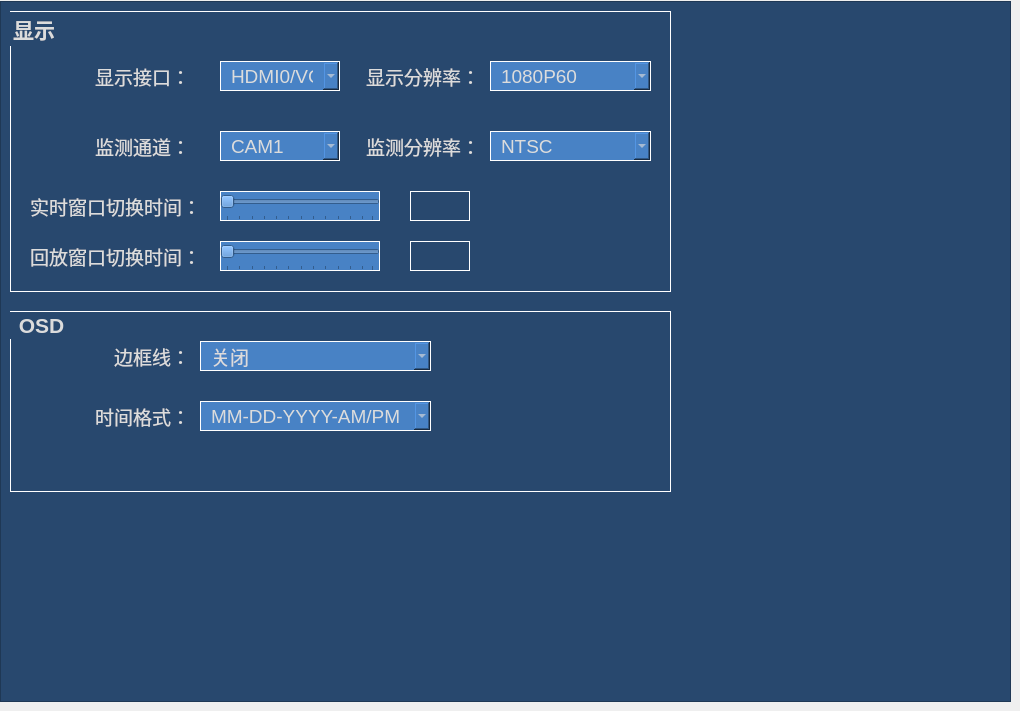
   <widget class="QWidget" name="tab_display">
    <attribute name="title">
     <string>显示</string>
    </attribute>
    <widget class="QFrame" name="frame">
     <property name="geometry">
      <rect>
       <x>0</x>
       <y>1</y>
       <width>1011</width>
       <height>701</height>
      </rect>
     </property>
     <property name="styleSheet">
      <string notr="true">background: rgb(40, 72, 110);
color: rgb(220, 220, 220);</string>
     </property>
     <property name="frameShape">
      <enum>QFrame::StyledPanel</enum>
     </property>
     <property name="frameShadow">
      <enum>QFrame::Raised</enum>
     </property>
     <widget class="QGroupBox" name="outputdevicegroupBox">
      <property name="geometry">
       <rect>
        <x>10</x>
        <y>10</y>
        <width>661</width>
        <height>281</height>
       </rect>
      </property>
      <property name="font">
       <font>
        <family>Tahoma</family>
        <pointsize>16</pointsize>
        <weight>75</weight>
        <bold>true</bold>
       </font>
      </property>
      <property name="contextMenuPolicy">
       <enum>Qt::NoContextMenu</enum>
      </property>
      <property name="styleSheet">
       <string notr="true">background: transparent;
border: 1 solid rgb(255,255,255);</string>
      </property>
      <property name="title">
       <string>显示</string>
      </property>
      <property name="checkable">
       <bool>false</bool>
      </property>
      <widget class="QSlider" name="subsequenceintervalslider">
       <property name="geometry">
        <rect>
         <x>210</x>
         <y>230</y>
         <width>160</width>
         <height>30</height>
        </rect>
       </property>
       <property name="font">
        <font>
         <family>Tahoma</family>
         <pointsize>14</pointsize>
        </font>
       </property>
       <property name="cursor">
        <cursorShape>PointingHandCursor</cursorShape>
       </property>
       <property name="contextMenuPolicy">
        <enum>Qt::NoContextMenu</enum>
       </property>
       <property name="styleSheet">
        <string notr="true">background: rgb(72, 130, 197);
color: rgb(220, 220, 220);
padding-left: 10; padding-right:10;</string>
       </property>
       <property name="minimum">
        <number>1</number>
       </property>
       <property name="maximum">
        <number>60</number>
       </property>
       <property name="orientation">
        <enum>Qt::Horizontal</enum>
       </property>
       <property name="invertedControls">
        <bool>false</bool>
       </property>
       <property name="tickPosition">
        <enum>QSlider::TicksBelow</enum>
       </property>
       <property name="tickInterval">
        <number>5</number>
       </property>
      </widget>
      <widget class="QSlider" name="sequenceintervalslider">
       <property name="geometry">
        <rect>
         <x>210</x>
         <y>180</y>
         <width>160</width>
         <height>30</height>
        </rect>
       </property>
       <property name="font">
        <font>
         <family>Tahoma</family>
         <pointsize>14</pointsize>
        </font>
       </property>
       <property name="cursor">
        <cursorShape>PointingHandCursor</cursorShape>
       </property>
       <property name="contextMenuPolicy">
        <enum>Qt::NoContextMenu</enum>
       </property>
       <property name="styleSheet">
        <string notr="true">background: rgb(72, 130, 197);
color: rgb(220, 220, 220);
padding-left: 10; padding-right:10;</string>
       </property>
       <property name="minimum">
        <number>1</number>
       </property>
       <property name="maximum">
        <number>60</number>
       </property>
       <property name="orientation">
        <enum>Qt::Horizontal</enum>
       </property>
       <property name="invertedControls">
        <bool>false</bool>
       </property>
       <property name="tickPosition">
        <enum>QSlider::TicksBelow</enum>
       </property>
       <property name="tickInterval">
        <number>5</number>
       </property>
      </widget>
      <widget class="QLabel" name="sequenceintervallabel">
       <property name="geometry">
        <rect>
         <x>20</x>
         <y>180</y>
         <width>171</width>
         <height>30</height>
        </rect>
       </property>
       <property name="font">
        <font>
         <family>Tahoma</family>
         <pointsize>14</pointsize>
        </font>
       </property>
       <property name="contextMenuPolicy">
        <enum>Qt::NoContextMenu</enum>
       </property>
       <property name="styleSheet">
        <string notr="true">background: transparent;
border: 0;</string>
       </property>
       <property name="text">
        <string>实时窗口切换时间：</string>
       </property>
       <property name="alignment">
        <set>Qt::AlignRight|Qt::AlignTrailing|Qt::AlignVCenter</set>
       </property>
      </widget>
      <widget class="QLabel" name="outputselectlabel">
       <property name="geometry">
        <rect>
         <x>30</x>
         <y>50</y>
         <width>150</width>
         <height>30</height>
        </rect>
       </property>
       <property name="font">
        <font>
         <family>Tahoma</family>
         <pointsize>14</pointsize>
        </font>
       </property>
       <property name="contextMenuPolicy">
        <enum>Qt::NoContextMenu</enum>
       </property>
       <property name="styleSheet">
        <string notr="true">background: transparent;
border: 0;</string>
       </property>
       <property name="text">
        <string>显示接口：</string>
       </property>
       <property name="alignment">
        <set>Qt::AlignRight|Qt::AlignTrailing|Qt::AlignVCenter</set>
       </property>
      </widget>
      <widget class="QLabel" name="subsequenceintervalvalue">
       <property name="geometry">
        <rect>
         <x>400</x>
         <y>230</y>
         <width>60</width>
         <height>30</height>
        </rect>
       </property>
       <property name="font">
        <font>
         <family>Tahoma</family>
         <pointsize>14</pointsize>
        </font>
       </property>
       <property name="contextMenuPolicy">
        <enum>Qt::NoContextMenu</enum>
       </property>
       <property name="styleSheet">
        <string notr="true">background-color: transparent;</string>
       </property>
       <property name="frameShape">
        <enum>QFrame::Panel</enum>
       </property>
       <property name="text">
        <string/>
       </property>
       <property name="alignment">
        <set>Qt::AlignCenter</set>
       </property>
      </widget>
      <widget class="QComboBox" name="outputselectcomboBox">
       <property name="enabled">
        <bool>true</bool>
       </property>
       <property name="geometry">
        <rect>
         <x>210</x>
         <y>50</y>
         <width>120</width>
         <height>30</height>
        </rect>
       </property>
       <property name="font">
        <font>
         <family>Tahoma</family>
         <pointsize>14</pointsize>
        </font>
       </property>
       <property name="cursor">
        <cursorShape>PointingHandCursor</cursorShape>
       </property>
       <property name="contextMenuPolicy">
        <enum>Qt::NoContextMenu</enum>
       </property>
       <property name="styleSheet">
        <string notr="true">background: rgb(72, 130, 197);
color: rgb(220, 220, 220);
padding-left: 10; padding-right:10;</string>
       </property>
       <property name="insertPolicy">
        <enum>QComboBox::NoInsert</enum>
       </property>
       <item>
        <property name="text">
         <string>HDMI0/VGA</string>
        </property>
       </item>
       <item>
        <property name="text">
         <string>HDMI1</string>
        </property>
       </item>
      </widget>
      <widget class="QLabel" name="subsequenceintervallabel">
       <property name="geometry">
        <rect>
         <x>20</x>
         <y>230</y>
         <width>171</width>
         <height>30</height>
        </rect>
       </property>
       <property name="font">
        <font>
         <family>Tahoma</family>
         <pointsize>14</pointsize>
        </font>
       </property>
       <property name="contextMenuPolicy">
        <enum>Qt::NoContextMenu</enum>
       </property>
       <property name="styleSheet">
        <string notr="true">background: transparent;
border: 0;</string>
       </property>
       <property name="text">
        <string>回放窗口切换时间：</string>
       </property>
       <property name="alignment">
        <set>Qt::AlignRight|Qt::AlignTrailing|Qt::AlignVCenter</set>
       </property>
      </widget>
      <widget class="QLabel" name="sequenceintervalvalue">
       <property name="geometry">
        <rect>
         <x>400</x>
         <y>180</y>
         <width>60</width>
         <height>30</height>
        </rect>
       </property>
       <property name="font">
        <font>
         <family>Tahoma</family>
         <pointsize>14</pointsize>
        </font>
       </property>
       <property name="contextMenuPolicy">
        <enum>Qt::NoContextMenu</enum>
       </property>
       <property name="styleSheet">
        <string notr="true">background-color: transparent;</string>
       </property>
       <property name="frameShape">
        <enum>QFrame::Panel</enum>
       </property>
       <property name="text">
        <string/>
       </property>
       <property name="alignment">
        <set>Qt::AlignCenter</set>
       </property>
      </widget>
      <widget class="QComboBox" name="resolutionselectcomboBox">
       <property name="enabled">
        <bool>true</bool>
       </property>
       <property name="geometry">
        <rect>
         <x>480</x>
         <y>50</y>
         <width>161</width>
         <height>30</height>
        </rect>
       </property>
       <property name="font">
        <font>
         <family>Tahoma</family>
         <pointsize>14</pointsize>
        </font>
       </property>
       <property name="cursor">
        <cursorShape>PointingHandCursor</cursorShape>
       </property>
       <property name="contextMenuPolicy">
        <enum>Qt::NoContextMenu</enum>
       </property>
       <property name="styleSheet">
        <string notr="true">background: rgb(72, 130, 197);
color: rgb(220, 220, 220);
padding-left: 10; padding-right:10;</string>
       </property>
       <property name="currentIndex">
        <number>0</number>
       </property>
       <property name="insertPolicy">
        <enum>QComboBox::NoInsert</enum>
       </property>
       <item>
        <property name="text">
         <string>1080P60</string>
        </property>
       </item>
       <item>
        <property name="text">
         <string>720P60</string>
        </property>
       </item>
       <item>
        <property name="text">
         <string>SXGA60</string>
        </property>
       </item>
       <item>
        <property name="text">
         <string>XGA60</string>
        </property>
       </item>
       <item>
        <property name="text">
         <string>1080P50</string>
        </property>
       </item>
       <item>
        <property name="text">
         <string>480P</string>
        </property>
       </item>
       <item>
        <property name="text">
         <string>576P</string>
        </property>
       </item>
      </widget>
      <widget class="QLabel" name="resolutionselectlabel">
       <property name="geometry">
        <rect>
         <x>330</x>
         <y>50</y>
         <width>140</width>
         <height>30</height>
        </rect>
       </property>
       <property name="font">
        <font>
         <family>Tahoma</family>
         <pointsize>14</pointsize>
        </font>
       </property>
       <property name="contextMenuPolicy">
        <enum>Qt::NoContextMenu</enum>
       </property>
       <property name="styleSheet">
        <string notr="true">background: transparent;
border: 0;</string>
       </property>
       <property name="text">
        <string>显示分辨率：</string>
       </property>
       <property name="alignment">
        <set>Qt::AlignRight|Qt::AlignTrailing|Qt::AlignVCenter</set>
       </property>
      </widget>
      <widget class="QComboBox" name="spotresolutionselectcomboBox">
       <property name="enabled">
        <bool>true</bool>
       </property>
       <property name="geometry">
        <rect>
         <x>480</x>
         <y>120</y>
         <width>161</width>
         <height>30</height>
        </rect>
       </property>
       <property name="font">
        <font>
         <family>Tahoma</family>
         <pointsize>14</pointsize>
        </font>
       </property>
       <property name="cursor">
        <cursorShape>PointingHandCursor</cursorShape>
       </property>
       <property name="contextMenuPolicy">
        <enum>Qt::NoContextMenu</enum>
       </property>
       <property name="styleSheet">
        <string notr="true">background: rgb(72, 130, 197);
color: rgb(220, 220, 220);
padding-left: 10; padding-right:10;</string>
       </property>
       <property name="insertPolicy">
        <enum>QComboBox::NoInsert</enum>
       </property>
       <item>
        <property name="text">
         <string>NTSC</string>
        </property>
       </item>
       <item>
        <property name="text">
         <string>PAL</string>
        </property>
       </item>
      </widget>
      <widget class="QLabel" name="spotresolutionselectlabel">
       <property name="geometry">
        <rect>
         <x>349</x>
         <y>120</y>
         <width>121</width>
         <height>30</height>
        </rect>
       </property>
       <property name="font">
        <font>
         <family>Tahoma</family>
         <pointsize>14</pointsize>
        </font>
       </property>
       <property name="contextMenuPolicy">
        <enum>Qt::NoContextMenu</enum>
       </property>
       <property name="styleSheet">
        <string notr="true">background: transparent;
border: 0;</string>
       </property>
       <property name="text">
        <string>监测分辨率：</string>
       </property>
       <property name="alignment">
        <set>Qt::AlignRight|Qt::AlignTrailing|Qt::AlignVCenter</set>
       </property>
      </widget>
      <widget class="QLabel" name="spotoutputselectlabel_2">
       <property name="geometry">
        <rect>
         <x>30</x>
         <y>120</y>
         <width>150</width>
         <height>30</height>
        </rect>
       </property>
       <property name="font">
        <font>
         <family>Tahoma</family>
         <pointsize>14</pointsize>
        </font>
       </property>
       <property name="contextMenuPolicy">
        <enum>Qt::NoContextMenu</enum>
       </property>
       <property name="styleSheet">
        <string notr="true">background: transparent;
border: 0;</string>
       </property>
       <property name="text">
        <string>监测通道：</string>
       </property>
       <property name="alignment">
        <set>Qt::AlignRight|Qt::AlignTrailing|Qt::AlignVCenter</set>
       </property>
      </widget>
      <widget class="QComboBox" name="spotchselectcomboBox">
       <property name="enabled">
        <bool>true</bool>
       </property>
       <property name="geometry">
        <rect>
         <x>210</x>
         <y>120</y>
         <width>120</width>
         <height>30</height>
        </rect>
       </property>
       <property name="font">
        <font>
         <family>Tahoma</family>
         <pointsize>14</pointsize>
        </font>
       </property>
       <property name="cursor">
        <cursorShape>PointingHandCursor</cursorShape>
       </property>
       <property name="contextMenuPolicy">
        <enum>Qt::NoContextMenu</enum>
       </property>
       <property name="styleSheet">
        <string notr="true">background: rgb(72, 130, 197);
color: rgb(220, 220, 220);
padding-left: 10; padding-right:10;</string>
       </property>
       <property name="insertPolicy">
        <enum>QComboBox::NoInsert</enum>
       </property>
       <item>
        <property name="text">
         <string>CAM1</string>
        </property>
       </item>
       <item>
        <property name="text">
         <string>CAM2</string>
        </property>
       </item>
       <item>
        <property name="text">
         <string>CAM3</string>
        </property>
       </item>
       <item>
        <property name="text">
         <string>CAM4</string>
        </property>
       </item>
       <item>
        <property name="text">
         <string>CAM5</string>
        </property>
       </item>
       <item>
        <property name="text">
         <string>CAM6</string>
        </property>
       </item>
       <item>
        <property name="text">
         <string>CAM7</string>
        </property>
       </item>
       <item>
        <property name="text">
         <string>CAM8</string>
        </property>
       </item>
       <item>
        <property name="text">
         <string>CAM9</string>
        </property>
       </item>
       <item>
        <property name="text">
         <string>CAM10</string>
        </property>
       </item>
       <item>
        <property name="text">
         <string>CAM11</string>
        </property>
       </item>
       <item>
        <property name="text">
         <string>CAM12</string>
        </property>
       </item>
       <item>
        <property name="text">
         <string>CAM13</string>
        </property>
       </item>
       <item>
        <property name="text">
         <string>CAM14</string>
        </property>
       </item>
       <item>
        <property name="text">
         <string>CAM15</string>
        </property>
       </item>
       <item>
        <property name="text">
         <string>CAM16</string>
        </property>
       </item>
      </widget>
     </widget>
     <widget class="QGroupBox" name="osdgroupBox">
      <property name="geometry">
       <rect>
        <x>10</x>
        <y>310</y>
        <width>661</width>
        <height>181</height>
       </rect>
      </property>
      <property name="font">
       <font>
        <family>Tahoma</family>
        <pointsize>16</pointsize>
        <weight>75</weight>
        <bold>true</bold>
       </font>
      </property>
      <property name="contextMenuPolicy">
       <enum>Qt::NoContextMenu</enum>
      </property>
      <property name="styleSheet">
       <string notr="true">background: transparent;
border: 1 solid rgb(255,255,255);</string>
      </property>
      <property name="title">
       <string> OSD </string>
      </property>
      <widget class="QLabel" name="borderlineselectlabel">
       <property name="geometry">
        <rect>
         <x>19</x>
         <y>30</y>
         <width>161</width>
         <height>30</height>
        </rect>
       </property>
       <property name="font">
        <font>
         <family>Tahoma</family>
         <pointsize>14</pointsize>
        </font>
       </property>
       <property name="contextMenuPolicy">
        <enum>Qt::NoContextMenu</enum>
       </property>
       <property name="styleSheet">
        <string notr="true">background: transparent;
border: 0;</string>
       </property>
       <property name="text">
        <string>边框线：</string>
       </property>
       <property name="alignment">
        <set>Qt::AlignRight|Qt::AlignTrailing|Qt::AlignVCenter</set>
       </property>
      </widget>
      <widget class="QComboBox" name="borderlineselectcomboBox">
       <property name="geometry">
        <rect>
         <x>190</x>
         <y>30</y>
         <width>231</width>
         <height>30</height>
        </rect>
       </property>
       <property name="font">
        <font>
         <family>Tahoma</family>
         <pointsize>14</pointsize>
        </font>
       </property>
       <property name="cursor">
        <cursorShape>PointingHandCursor</cursorShape>
       </property>
       <property name="contextMenuPolicy">
        <enum>Qt::NoContextMenu</enum>
       </property>
       <property name="styleSheet">
        <string notr="true">background: rgb(72, 130, 197);
color: rgb(220, 220, 220);
padding-left: 10; padding-right:10;</string>
       </property>
       <property name="insertPolicy">
        <enum>QComboBox::NoInsert</enum>
       </property>
       <item>
        <property name="text">
         <string>关闭</string>
        </property>
       </item>
       <item>
        <property name="text">
         <string>打开</string>
        </property>
       </item>
      </widget>
      <widget class="QLabel" name="maindateformatlabel">
       <property name="geometry">
        <rect>
         <x>19</x>
         <y>90</y>
         <width>161</width>
         <height>30</height>
        </rect>
       </property>
       <property name="font">
        <font>
         <family>Tahoma</family>
         <pointsize>14</pointsize>
        </font>
       </property>
       <property name="contextMenuPolicy">
        <enum>Qt::NoContextMenu</enum>
       </property>
       <property name="styleSheet">
        <string notr="true">background: transparent;
border: 0;</string>
       </property>
       <property name="text">
        <string>时间格式：</string>
       </property>
       <property name="alignment">
        <set>Qt::AlignRight|Qt::AlignTrailing|Qt::AlignVCenter</set>
       </property>
      </widget>
      <widget class="QComboBox" name="maindateformatcomboBox">
       <property name="geometry">
        <rect>
         <x>190</x>
         <y>90</y>
         <width>231</width>
         <height>30</height>
        </rect>
       </property>
       <property name="font">
        <font>
         <family>Tahoma</family>
         <pointsize>14</pointsize>
        </font>
       </property>
       <property name="cursor">
        <cursorShape>PointingHandCursor</cursorShape>
       </property>
       <property name="contextMenuPolicy">
        <enum>Qt::NoContextMenu</enum>
       </property>
       <property name="styleSheet">
        <string notr="true">background: rgb(72, 130, 197);
color: rgb(220, 220, 220);
padding-left: 10; padding-right:10;</string>
       </property>
       <property name="insertPolicy">
        <enum>QComboBox::NoInsert</enum>
       </property>
       <item>
        <property name="text">
         <string>MM-DD-YYYY-AM/PM</string>
        </property>
       </item>
       <item>
        <property name="text">
         <string>DD-MM-YYYY-AM/PM</string>
        </property>
       </item>
       <item>
        <property name="text">
         <string>YYYY-DD-MM-AM/PM</string>
        </property>
       </item>
       <item>
        <property name="text">
         <string>YYYY-MM-DD-AM/PM</string>
        </property>
       </item>
       <item>
        <property name="text">
         <string>MM-DD-YYYY</string>
        </property>
       </item>
       <item>
        <property name="text">
         <string>DD-MM-YYYY</string>
        </property>
       </item>
       <item>
        <property name="text">
         <string>YYYY-DD-MM</string>
        </property>
       </item>
       <item>
        <property name="text">
         <string>YYYY-MM-DD</string>
        </property>
       </item>
      </widget>
     </widget>
    </widget>
   </widget>
